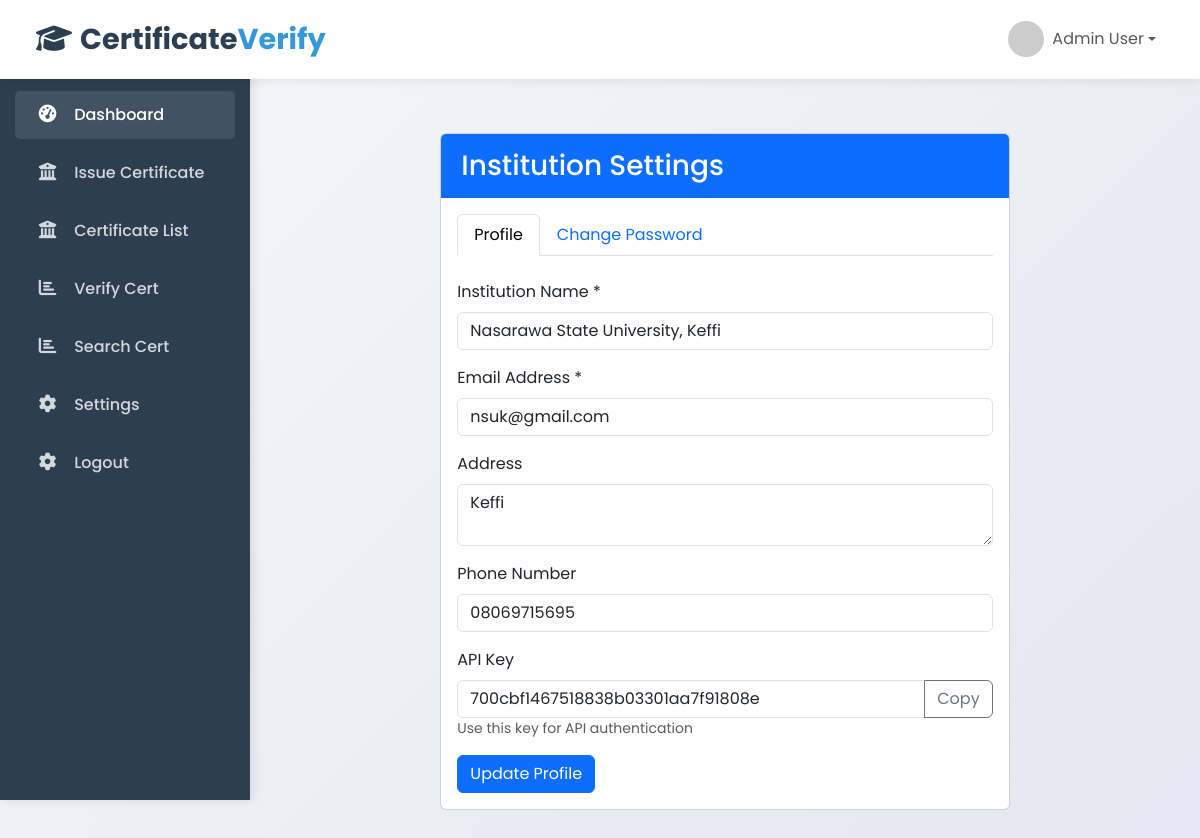
Screenshot of /institution/settings.php (signed in) with the database file from the repository.
### tables this page shows
CREATE TABLE `institutions` (
  `id` int(11) NOT NULL,
  `name` varchar(255) NOT NULL,
  `email` varchar(255) NOT NULL,
  `password` varchar(255) NOT NULL,
  `address` text DEFAULT NULL,
  `phone` varchar(20) DEFAULT NULL,
  `api_key` varchar(255) DEFAULT NULL,
  `is_active` tinyint(1) DEFAULT 1,
  `created_at` timestamp NOT NULL DEFAULT current_timestamp(),
  `last_login` datetime DEFAULT NULL
);

### includes/db.php (called while the page is built, shortened)
<?php
class Database {
    private $conn;
    public function __construct() {
        $this->conn = new mysqli(DB_HOST, DB_USER, DB_PASS, DB_NAME);
    }
    public function prepare($sql) {
        return $this->conn->prepare($sql);
    }
}
$db = new Database();
?>

### institution/settings.php (the view, shortened to what this page needs)
<?php
global $db;
$institutionId = $_SESSION['institution_id'];
$stmt = $db->prepare("SELECT * FROM institutions WHERE id = ?");
$stmt->bind_param("i", $institutionId);
$stmt->execute();
$institution = $stmt->get_result()->fetch_assoc();
require_once '../includes/insheader.php';
?>
<div class="container mt-4">
    <div class="row">
        <div class="col-md-8 mx-auto">
            <div class="card">
                <div class="card-header bg-primary text-white">
                    <h3 class="mb-0">Institution Settings</h3>
                </div>
                <div class="card-body">
                    <ul class="nav nav-tabs mb-4" id="settingsTabs" role="tablist">
                        <li class="nav-item" role="presentation">
                            <button class="nav-link active" id="profile-tab" data-bs-toggle="tab"
                                    data-bs-target="#profile" type="button" role="tab">
                                Profile
                            </button>
                        </li>
                        <li class="nav-item" role="presentation">
                            <button class="nav-link" id="password-tab" data-bs-toggle="tab"
                                    data-bs-target="#password" type="button" role="tab">
                                Change Password
                            </button>
                        </li>
                    </ul>
                    <div class="tab-content" id="settingsTabsContent">
                        <div class="tab-pane fade show active" id="profile" role="tabpanel">
                            <form method="POST">
                                <div class="mb-3">
                                    <label for="name" class="form-label">Institution Name *</label>
                                    <input type="text" class="form-control" id="name" name="name"
                                           value="<?php echo htmlspecialchars($institution['name']); ?>" required>
                                </div>
                                <div class="mb-3">
                                    <label for="email" class="form-label">Email Address *</label>
                                    <input type="email" class="form-control" id="email" name="email"
                                           value="<?php echo htmlspecialchars($institution['email']); ?>" required>
                                </div>
                                <div class="mb-3">
                                    <label for="address" class="form-label">Address</label>
                                    <textarea class="form-control" id="address" name="address" rows="2"><?php echo htmlspecialchars($institution['address']); ?></textarea>
                                </div>
                                <div class="mb-3">
                                    <label for="phone" class="form-label">Phone Number</label>
                                    <input type="tel" class="form-control" id="phone" name="phone"
                                           value="<?php echo htmlspecialchars($institution['phone']); ?>">
                                </div>
                                <div class="mb-3">
                                    <label class="form-label">API Key</label>
                                    <div class="input-group">
                                        <input type="text" class="form-control"
                                               value="<?php echo htmlspecialchars($institution['api_key']); ?>" readonly>
                                        <button class="btn btn-outline-secondary copy-btn" type="button"
                                                data-text="<?php echo htmlspecialchars($institution['api_key']); ?>">
                                            Copy
                                        </button>
                                    </div>
                                    <small class="text-muted">Use this key for API authentication</small>
                                </div>
                                <button type="submit" class="btn btn-primary">Update Profile</button>
                            </form>
                        </div>
                    </div>
                </div>
            </div>
        </div>
    </div>
</div>
<?php require_once '../includes/footer.php'; ?>

### includes/insheader.php (style rules this page uses)
* { margin: 0; padding: 0; box-sizing: border-box; font-family: 'Poppins', sans-serif; }
body { background: linear-gradient(135deg, #f5f7fa 0%, #e4e7f1 100%); min-height: 100vh; color: #333; overflow-x: hidden; }
.card-header { background: white; padding: 15px 20px; font-weight: 600; border-bottom: 1px solid rgba(0, 0, 0, 0.05); }

### rows the page displays
institutions: name "Nasarawa State University, Keffi", email "nsuk@gmail.com", address "Keffi", phone "08069715695", api_key "700cbf1467518838b03301aa7f91808e"
